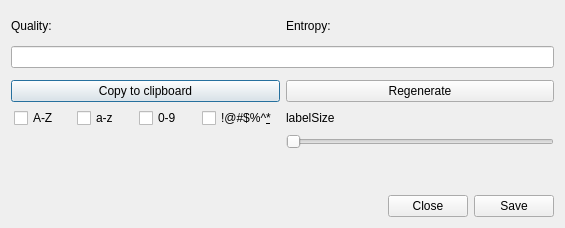
<?xml version="1.0" encoding="UTF-8"?>
<ui version="4.0">
 <class>PasswordGenerator</class>
 <widget class="QDialog" name="PasswordGenerator">
  <property name="geometry">
   <rect>
    <x>0</x>
    <y>0</y>
    <width>565</width>
    <height>228</height>
   </rect>
  </property>
  <property name="minimumSize">
   <size>
    <width>565</width>
    <height>228</height>
   </size>
  </property>
  <property name="maximumSize">
   <size>
    <width>565</width>
    <height>228</height>
   </size>
  </property>
  <property name="windowTitle">
   <string>Dialog</string>
  </property>
  <layout class="QVBoxLayout" name="verticalLayout_2" stretch="10,0">
   <item>
    <layout class="QVBoxLayout" name="verticalLayout" stretch="1,1,4">
     <item>
      <layout class="QHBoxLayout" name="horizontalLayout_2">
       <item>
        <widget class="QLabel" name="label_quality">
         <property name="text">
          <string>Quality:</string>
         </property>
        </widget>
       </item>
       <item>
        <widget class="QLabel" name="label_entropy">
         <property name="text">
          <string>Entropy:</string>
         </property>
        </widget>
       </item>
      </layout>
     </item>
     <item>
      <widget class="QLineEdit" name="lineEdit_result"/>
     </item>
     <item>
      <layout class="QHBoxLayout" name="horizontalLayout_3" stretch="1,1">
       <item>
        <layout class="QVBoxLayout" name="verticalLayout_3">
         <property name="topMargin">
          <number>6</number>
         </property>
         <item>
          <widget class="QPushButton" name="button_copy">
           <property name="text">
            <string>Copy to clipboard</string>
           </property>
          </widget>
         </item>
         <item>
          <layout class="QHBoxLayout" name="horizontalLayout_4">
           <property name="leftMargin">
            <number>3</number>
           </property>
           <property name="rightMargin">
            <number>3</number>
           </property>
           <item>
            <widget class="QCheckBox" name="checkBox_Uppercase">
             <property name="text">
              <string>A-Z</string>
             </property>
            </widget>
           </item>
           <item>
            <widget class="QCheckBox" name="checkBox_Lowercase">
             <property name="text">
              <string>a-z</string>
             </property>
            </widget>
           </item>
           <item>
            <widget class="QCheckBox" name="checkBox_Numbers">
             <property name="text">
              <string>0-9</string>
             </property>
            </widget>
           </item>
           <item>
            <widget class="QCheckBox" name="checkBox_Special">
             <property name="text">
              <string>!@#$%^&amp;*</string>
             </property>
            </widget>
           </item>
          </layout>
         </item>
         <item>
          <spacer name="verticalSpacer_2">
           <property name="orientation">
            <enum>Qt::Orientation::Vertical</enum>
           </property>
           <property name="sizeHint" stdset="0">
            <size>
             <width>20</width>
             <height>40</height>
            </size>
           </property>
          </spacer>
         </item>
        </layout>
       </item>
       <item>
        <layout class="QVBoxLayout" name="verticalLayout_4">
         <property name="spacing">
          <number>6</number>
         </property>
         <property name="sizeConstraint">
          <enum>QLayout::SizeConstraint::SetFixedSize</enum>
         </property>
         <property name="topMargin">
          <number>6</number>
         </property>
         <item>
          <widget class="QPushButton" name="button_regenerate">
           <property name="text">
            <string>Regenerate</string>
           </property>
          </widget>
         </item>
         <item>
          <widget class="QLabel" name="label_PasswordSize">
           <property name="text">
            <string>labelSize</string>
           </property>
          </widget>
         </item>
         <item>
          <widget class="QSlider" name="slider_lenght">
           <property name="maximumSize">
            <size>
             <width>380</width>
             <height>16777215</height>
            </size>
           </property>
           <property name="orientation">
            <enum>Qt::Orientation::Horizontal</enum>
           </property>
          </widget>
         </item>
         <item>
          <spacer name="verticalSpacer">
           <property name="orientation">
            <enum>Qt::Orientation::Vertical</enum>
           </property>
           <property name="sizeType">
            <enum>QSizePolicy::Policy::Fixed</enum>
           </property>
           <property name="sizeHint" stdset="0">
            <size>
             <width>20</width>
             <height>40</height>
            </size>
           </property>
          </spacer>
         </item>
        </layout>
       </item>
      </layout>
     </item>
    </layout>
   </item>
   <item>
    <layout class="QHBoxLayout" name="horizontalLayout">
     <item>
      <spacer name="horizontalSpacer">
       <property name="orientation">
        <enum>Qt::Orientation::Horizontal</enum>
       </property>
       <property name="sizeHint" stdset="0">
        <size>
         <width>40</width>
         <height>20</height>
        </size>
       </property>
      </spacer>
     </item>
     <item>
      <widget class="QPushButton" name="button_close">
       <property name="text">
        <string>Close</string>
       </property>
      </widget>
     </item>
     <item>
      <widget class="QPushButton" name="button_save">
       <property name="text">
        <string>Save</string>
       </property>
      </widget>
     </item>
    </layout>
   </item>
  </layout>
 </widget>
 <resources/>
 <connections/>
</ui>
